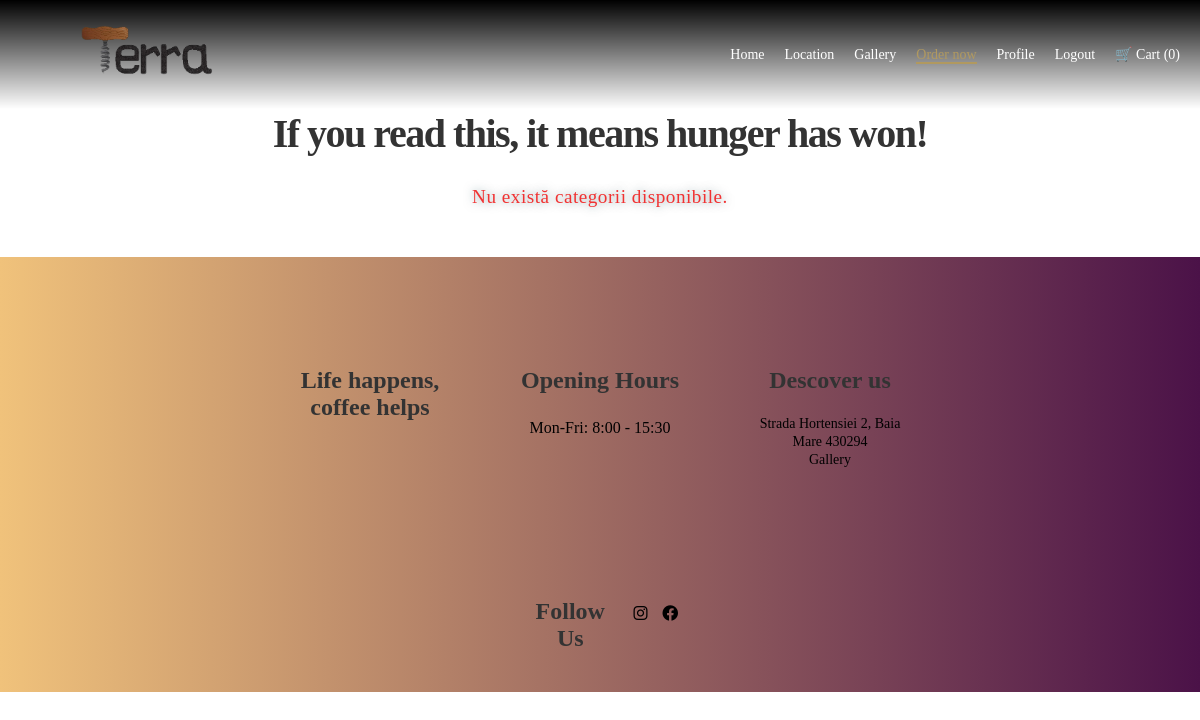
Page /order/ (signed in) on the earlier database version.
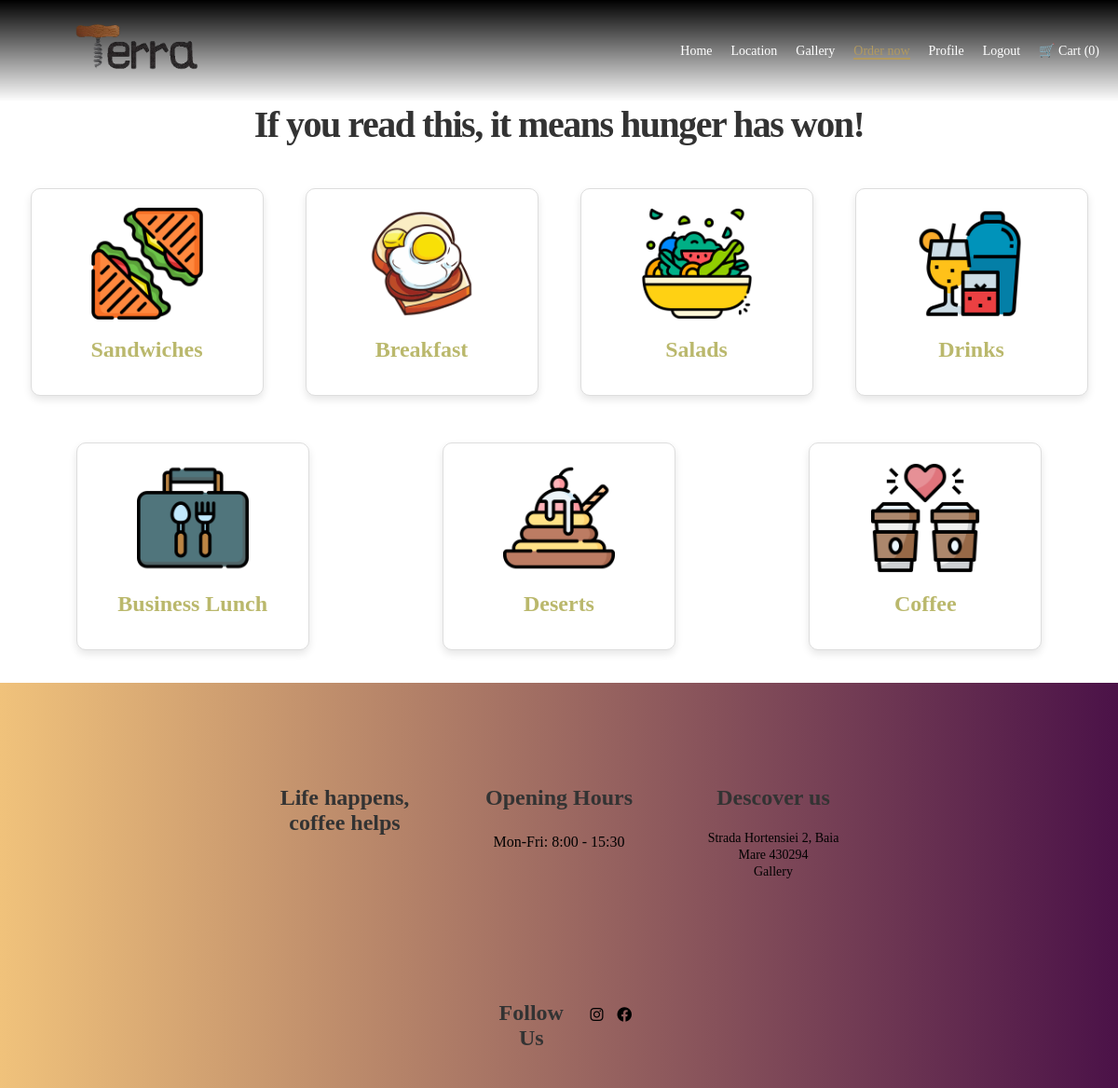
Same page on the later database version.
### order_app/models.py (models this page shows, shortened)
class Category( models.Model):
    name_category = models.CharField(max_length = 30)
    image = models.ImageField(upload_to='categories_img/', blank=True, null=True)

### order_app/views.py (the view)
# urls.py: path('', views.orderNow_view, name='order'),
@login_required(login_url='/login/')
def orderNow_view(request):
    categories = Category.objects.all()
    return render(request, 'order.html', {'categories': categories})

### cart/views.py (called while the page is built)
def cart_total_quantity(request): # for the context processor to show everywhere
    if request.user.is_authenticated:
        total_quantity = sum(item.quantity for item in Cart.objects.filter(user=request.user))
    else:
        total_quantity = 0
    return {'total_quantity': total_quantity}

### order_app/templates/order.html
{% extends 'base.html' %}
{% load static %}
{% block content %}
<div class="container-cards">
    <h1 class="general-text">If you read this, it means hunger has won!</h1>
    {% if categories %}
        <div class="row">
            {% for category in categories %}
                <a href="{% url 'category_products' category.name_category %}" class="category-card">
                    {% if category.image %}
                        <img src="{{ category.image.url }}" class="card-img">
                    {% else %}
                        <img src="media/categories_img/default_img.png" class="card-img">
                    {% endif %}
                    <h5 class="card-title">{{ category.name_category }}</h5>
                </a>
            {% endfor %}
        </div>
    {% else %}
        <p class="text-center">Nu există categorii disponibile.</p>
    {% endif %}
</div>
{% endblock %}

### home_app/templates/base.html (shortened to what this page needs)
{% load static %}
<!DOCTYPE html>
<html lang="en">
<head>
    <link rel="stylesheet" href="{% static 'styles.css' %}">
    <link rel="stylesheet" href="https://cdnjs.cloudflare.com/ajax/libs/font-awesome/6.0.0-beta3/css/all.min.css">
</head>
<body>
    <nav class="navbar">
        <div class="logo">
            <img src="{% static 'img/Terra_logo.png' %}">
        </div>
        <ul class="navbar-items">
            <li class="navbar-item">
                <a href="{% url 'home' %}" class="{% if request.path == '/' %}active{% endif %}">Home</a>
            </li>
            <li class="navbar-item">
                <a href="{% url 'location' %}" class="{% if request.path == '/location/' %}active{% endif %}">Location</a>
            </li>
            <li class="navbar-item">
                <a href="{% url 'gallery'%}" class="{% if request.path == '/gallery/' %}active{% endif %}">Gallery</a>
            </li>
            <li class="navbar-item">
                <a href="{% url 'order'%}" class="{% if request.path == '/order/' %}active{% endif %}">Order now</a>
            </li>
            {% if user.is_authenticated %}
                <li class="navbar-item">
                    <a href="{% url 'profile' %}" class="{% if request.path == '/profile/' %}active{% endif %}">Profile</a>
                </li>
                <li class="navbar-item">
                    <a href="{% url 'logout' %}" class="navbar-link" id="logout-link">Logout</a>
                </li>
                <li class="navbar-item">
                    <a href="{% url 'cart:cart_view' %}" class="cart-button">
                        🛒 Cart (<span id="cart-count">{{ total_quantity }}</span>)
                    </a>
                </li>
            {% endif %}
        </ul>
    </nav>
    <body class="{% block body_class %}{% endblock %}">
    {% block content%}
    {% endblock%}
    {% block footer %}
    <footer class="container-footer" >
        <div class="container-informations">
            <div class="col">
                <h2>Life happens, coffee helps</h2>
            </div>
            <div class="col">
                <h2>Opening Hours</h2>
                <div class="info">
                    <span>Mon-Fri: 8:00 - 15:30</span>
                </div>
            </div>
            <div class="col">
                <h2>Descover us</h2>
                <ul>
                    <li><a href="/location/">Strada Hortensiei 2, Baia Mare 430294</a></li>
                    <li><a href="/gallery/">Gallery</a></li>
                </ul>
            </div>
            <div class="col" id="icons">
                <h2>Follow Us</h2>
                <a href="https://www.instagram.com/terrabistro2020/" class="icon"><i class="fa-brands fa-instagram"></i></a>
                <a href="https://www.facebook.com/TerraBistro2020" class="icon"><i class="fa-brands fa-facebook"></i></a>
            </div>
        </div>
    </footer>
    {% endblock %}
</body>
</html>

### home_app/static/styles.css (style rules this page uses)
* { box-sizing :border-box; margin: 0; }
.navbar { display: flex; align-items: center; justify-content: space-between; position: fixed; top: 0; left: 0; width: 100%; z-index: 10; background: transparent; color: white; background: linear-gradient(to bottom, rgba(0, 0, 0, 1), rgba(0, 0, 0, 0)); padding: 20px; }
.logo { background: transparent; }
.logo img { align-items: center; margin-left: 50px; width: 100%; max-width:150px; height: auto; background: transparent; }
.navbar-items { display: flex; list-style: none; gap: 20px; background: transparent; }
.navbar-item { background: transparent; }
.navbar-items a { text-decoration: none; color: #fff; align-items: center; background: transparent; border-bottom: 2px solid transparent; transition: color 0.4s ease; }
.navbar-items .navbar-item a.active { color: #b1995f; border-bottom: 2px solid #b1995f; }
.container-footer { width: 100%; background: linear-gradient(to right, #f0c27b,#4b1248); bottom: 0; }
.container-informations { width: 60%; margin: auto; display:flex; flex-wrap: wrap; align-items: flex-start; justify-content: space-evenly; }
.col { flex-basis: 25%; padding: 20px; align-items: center; text-align: center; min-width: 200px; }
.info { padding: 5px; }
.col ul { list-style-type:none; padding: 0; }
.col ul li a { text-decoration: none; color: #000; }
#icons { display: flex; align-items: baseline; }
.icon { text-decoration: none; width: 3.2rem; height: 3.2rem; border-radius: 14px; display: flex; justify-content: center; align-items: center; overflow: hidden; position: relative; margin-left: 10px; }
.icon > i { color: black; font-size: 1rem; transition: all 0.2s; background:transparent }
.icon:before { background: var(--color); content: ""; position: absolute; width: 130%; height: 130%; left: -110%; top: 80%; transform: rotate(45deg); }
.icon:has(.fa-instagram) { --color: linear-gradient(45deg, #f9ce34, #ee2a7b, #6228d7); }
.icon:has(.fa-facebook) { --color: #1877f2; }
h1 { font-weight: 700; letter-spacing: -1.5px; margin: 0; margin-bottom: 15px; }
a { color: #333; font-size: 14px; text-decoration: none; margin: 15px 0; transition: 0.3s ease-in-out; }
h2 { font-size: 24px; }
.icon { width: 20px; height: 20px; color: #084298; fill: currentColor; }
.container-cards { padding: 20px; max-width: 1200px; margin: 0 auto; margin-top: 90px; }
.general-text { text-align: center; font-size: 2.5rem; margin-bottom: 30px; color: #333; }
.row { display: flex; flex-wrap: wrap; justify-content: space-around; gap: 20px; }
.category-card { background-color: #fff; border: 1px solid #ddd; border-radius: 10px; box-shadow: 0 4px 8px rgba(0, 0, 0, 0.1); padding: 20px; width: 250px; text-align: center; transition: transform 0.3s ease, box-shadow 0.3s ease; }
.card-img { width: 100%; height: 120px; object-fit:contain; border-radius: 10px 10px 0 0; margin-bottom: 15px; }
.card-title { font-size: 1.5rem; color: #BAB86C; margin-bottom: 15px; }
h2 { text-align: center; margin-top:90px; font-size: 24px; margin-bottom: 20px; color: #333; }

Differences in the rows shown:
added Category: image (picture), name_category "Sandwiches"
added Category: image (picture), name_category "Breakfast"
added Category: image (picture), name_category "Salads"
added Category: image (picture), name_category "Drinks"
added Category: image (picture), name_category "Business Lunch"
added Category: image (picture), name_category "Deserts"
added Category: image (picture), name_category "Coffee"
Other differences:
text no longer shown: "Nu există categorii disponibile."
